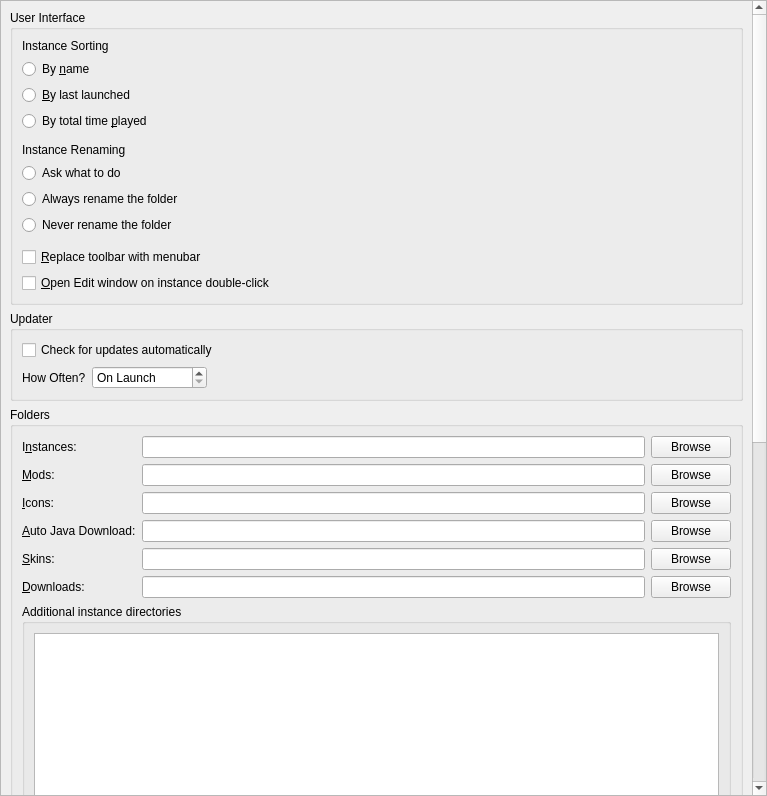
<?xml version="1.0" encoding="UTF-8"?>
<ui version="4.0">
 <class>LauncherPage</class>
 <widget class="QWidget" name="LauncherPage">
  <property name="geometry">
   <rect>
    <x>0</x>
    <y>0</y>
    <width>767</width>
    <height>796</height>
   </rect>
  </property>
  <property name="sizePolicy">
   <sizepolicy hsizetype="MinimumExpanding" vsizetype="MinimumExpanding">
    <horstretch>0</horstretch>
    <verstretch>0</verstretch>
   </sizepolicy>
  </property>
  <layout class="QVBoxLayout" name="verticalLayout">
   <property name="leftMargin">
    <number>0</number>
   </property>
   <property name="topMargin">
    <number>0</number>
   </property>
   <property name="rightMargin">
    <number>0</number>
   </property>
   <property name="bottomMargin">
    <number>0</number>
   </property>
   <item>
    <widget class="QScrollArea" name="scrollArea">
     <property name="horizontalScrollBarPolicy">
      <enum>Qt::ScrollBarPolicy::ScrollBarAsNeeded</enum>
     </property>
     <property name="widgetResizable">
      <bool>true</bool>
     </property>
     <widget class="QWidget" name="scrollAreaWidgetContents">
      <property name="geometry">
       <rect>
        <x>0</x>
        <y>0</y>
        <width>753</width>
        <height>1138</height>
       </rect>
      </property>
      <layout class="QVBoxLayout" name="verticalLayout_8">
       <item>
        <widget class="QGroupBox" name="userInterfaceBox">
         <property name="enabled">
          <bool>true</bool>
         </property>
         <property name="title">
          <string>User Interface</string>
         </property>
         <layout class="QVBoxLayout" name="verticalLayout_2">
          <item>
           <widget class="QLabel" name="instanceSortingLabel">
            <property name="text">
             <string>Instance Sorting</string>
            </property>
           </widget>
          </item>
          <item>
           <widget class="QRadioButton" name="sortByNameBtn">
            <property name="text">
             <string>By &amp;name</string>
            </property>
            <attribute name="buttonGroup">
             <string notr="true">sortingModeGroup</string>
            </attribute>
           </widget>
          </item>
          <item>
           <widget class="QRadioButton" name="sortLastLaunchedBtn">
            <property name="text">
             <string>&amp;By last launched</string>
            </property>
            <attribute name="buttonGroup">
             <string notr="true">sortingModeGroup</string>
            </attribute>
           </widget>
          </item>
          <item>
           <widget class="QRadioButton" name="sortByPlaytimeBtn">
            <property name="text">
             <string>By total time &amp;played</string>
            </property>
            <attribute name="buttonGroup">
             <string notr="true">sortingModeGroup</string>
            </attribute>
           </widget>
          </item>
          <item>
           <spacer name="verticalSpacer">
            <property name="orientation">
             <enum>Qt::Orientation::Vertical</enum>
            </property>
            <property name="sizeType">
             <enum>QSizePolicy::Policy::Fixed</enum>
            </property>
            <property name="sizeHint" stdset="0">
             <size>
              <width>0</width>
              <height>6</height>
             </size>
            </property>
           </spacer>
          </item>
          <item>
           <widget class="QLabel" name="renamingBehaviorLabel">
            <property name="text">
             <string>Instance Renaming</string>
            </property>
           </widget>
          </item>
          <item>
           <widget class="QRadioButton" name="askToRenameDirBtn">
            <property name="text">
             <string>Ask what to do</string>
            </property>
            <attribute name="buttonGroup">
             <string notr="true">renamingBehaviorGroup</string>
            </attribute>
           </widget>
          </item>
          <item>
           <widget class="QRadioButton" name="alwaysRenameDirBtn">
            <property name="text">
             <string>Always rename the folder</string>
            </property>
            <attribute name="buttonGroup">
             <string notr="true">renamingBehaviorGroup</string>
            </attribute>
           </widget>
          </item>
          <item>
           <widget class="QRadioButton" name="neverRenameDirBtn">
            <property name="text">
             <string>Never rename the folder</string>
            </property>
            <attribute name="buttonGroup">
             <string notr="true">renamingBehaviorGroup</string>
            </attribute>
           </widget>
          </item>
          <item>
           <spacer name="verticalSpacer_2">
            <property name="orientation">
             <enum>Qt::Orientation::Vertical</enum>
            </property>
            <property name="sizeType">
             <enum>QSizePolicy::Policy::Fixed</enum>
            </property>
            <property name="sizeHint" stdset="0">
             <size>
              <width>0</width>
              <height>6</height>
             </size>
            </property>
           </spacer>
          </item>
          <item>
           <widget class="QCheckBox" name="preferMenuBarCheckBox">
            <property name="toolTip">
             <string>The menubar is more friendly for keyboard-driven interaction.</string>
            </property>
            <property name="text">
             <string>&amp;Replace toolbar with menubar</string>
            </property>
           </widget>
          </item>
          <item>
           <widget class="QCheckBox" name="editInstanceOnDoubleClick">
            <property name="toolTip">
             <string>Opens the edit instance window on double-clicking an instance instead of running the instance.</string>
            </property>
            <property name="text">
             <string>&amp;Open Edit window on instance double-click</string>
            </property>
           </widget>
          </item>
         </layout>
        </widget>
       </item>
       <item>
        <widget class="QGroupBox" name="updateSettingsBox">
         <property name="title">
          <string>Updater</string>
         </property>
         <layout class="QGridLayout" name="gridLayout_2">
          <item row="1" column="0">
           <layout class="QHBoxLayout" name="horizontalLayout_2">
            <item>
             <widget class="QLabel" name="updateIntervalLabel">
              <property name="text">
               <string>How Often?</string>
              </property>
             </widget>
            </item>
            <item>
             <widget class="QSpinBox" name="updateIntervalSpinBox">
              <property name="sizePolicy">
               <sizepolicy hsizetype="Maximum" vsizetype="Fixed">
                <horstretch>0</horstretch>
                <verstretch>0</verstretch>
               </sizepolicy>
              </property>
              <property name="toolTip">
               <string>Set to 0 to only check on launch</string>
              </property>
              <property name="specialValueText">
               <string>On Launch</string>
              </property>
              <property name="suffix">
               <string> hours</string>
              </property>
              <property name="prefix">
               <string>Every </string>
              </property>
              <property name="minimum">
               <number>0</number>
              </property>
              <property name="maximum">
               <number>168</number>
              </property>
             </widget>
            </item>
            <item>
             <spacer name="horizontalSpacer">
              <property name="orientation">
               <enum>Qt::Orientation::Horizontal</enum>
              </property>
              <property name="sizeHint" stdset="0">
               <size>
                <width>0</width>
                <height>0</height>
               </size>
              </property>
             </spacer>
            </item>
           </layout>
          </item>
          <item row="0" column="0" colspan="2">
           <widget class="QCheckBox" name="autoUpdateCheckBox">
            <property name="text">
             <string>Check for updates automatically</string>
            </property>
           </widget>
          </item>
         </layout>
        </widget>
       </item>
       <item>
        <widget class="QGroupBox" name="foldersBox">
         <property name="title">
          <string>Folders</string>
         </property>
         <layout class="QGridLayout" name="gridLayout">
          <item row="4" column="1">
           <widget class="QLineEdit" name="skinsDirTextBox"/>
          </item>
          <item row="4" column="2">
           <widget class="QPushButton" name="skinsDirBrowseBtn">
            <property name="text">
             <string>Browse</string>
            </property>
           </widget>
          </item>
          <item row="3" column="0">
           <widget class="QLabel" name="labelJavaDir">
            <property name="toolTip">
             <string>Folder where Meowncher stores automatically downloaded Java versions. Do NOT set this to your system Java installation.</string>
            </property>
            <property name="text">
             <string>&amp;Auto Java Download:</string>
            </property>
            <property name="buddy">
             <cstring>javaDirTextBox</cstring>
            </property>
           </widget>
          </item>
          <item row="2" column="2">
           <widget class="QPushButton" name="iconsDirBrowseBtn">
            <property name="text">
             <string>Browse</string>
            </property>
           </widget>
          </item>
          <item row="4" column="0">
           <widget class="QLabel" name="labelSkinsDir">
            <property name="text">
             <string>&amp;Skins:</string>
            </property>
            <property name="buddy">
             <cstring>skinsDirTextBox</cstring>
            </property>
           </widget>
          </item>
          <item row="1" column="0">
           <widget class="QLabel" name="labelModsDir">
            <property name="text">
             <string>&amp;Mods:</string>
            </property>
            <property name="buddy">
             <cstring>modsDirTextBox</cstring>
            </property>
           </widget>
          </item>
          <item row="3" column="2">
           <widget class="QPushButton" name="javaDirBrowseBtn">
            <property name="text">
             <string>Browse</string>
            </property>
           </widget>
          </item>
          <item row="5" column="0">
           <widget class="QLabel" name="labelDownloadsDir">
            <property name="text">
             <string>&amp;Downloads:</string>
            </property>
            <property name="buddy">
             <cstring>downloadsDirTextBox</cstring>
            </property>
           </widget>
          </item>
          <item row="5" column="1">
           <widget class="QLineEdit" name="downloadsDirTextBox"/>
          </item>
          <item row="1" column="1">
           <widget class="QLineEdit" name="modsDirTextBox"/>
          </item>
          <item row="0" column="0">
           <widget class="QLabel" name="labelInstDir">
            <property name="text">
             <string>I&amp;nstances:</string>
            </property>
            <property name="buddy">
             <cstring>instDirTextBox</cstring>
            </property>
           </widget>
          </item>
          <item row="0" column="2">
           <widget class="QPushButton" name="instDirBrowseBtn">
            <property name="text">
             <string>Browse</string>
            </property>
           </widget>
          </item>
          <item row="5" column="2">
           <widget class="QPushButton" name="downloadsDirBrowseBtn">
            <property name="text">
             <string>Browse</string>
            </property>
           </widget>
          </item>
          <item row="6" column="0" colspan="3">
           <widget class="QGroupBox" name="additionalInstDirsGroupBox">
            <property name="title">
             <string>Additional instance directories</string>
            </property>
            <layout class="QVBoxLayout" name="additionalInstDirsLayout">
             <item>
              <widget class="QListWidget" name="additionalInstDirsList"/>
             </item>
             <item>
              <layout class="QHBoxLayout" name="additionalInstDirsBtnLayout">
               <item>
                <widget class="QPushButton" name="addInstDirBtn">
                 <property name="text">
                  <string>Add</string>
                 </property>
                </widget>
               </item>
               <item>
                <widget class="QPushButton" name="removeInstDirBtn">
                 <property name="text">
                  <string>Remove</string>
                 </property>
                </widget>
               </item>
               <item>
                <spacer name="additionalInstDirsSpacer">
                 <property name="orientation">
                  <enum>Qt::Orientation::Horizontal</enum>
                 </property>
                </spacer>
               </item>
              </layout>
             </item>
            </layout>
           </widget>
          </item>
          <item row="0" column="1">
           <widget class="QLineEdit" name="instDirTextBox"/>
          </item>
          <item row="1" column="2">
           <widget class="QPushButton" name="modsDirBrowseBtn">
            <property name="text">
             <string>Browse</string>
            </property>
           </widget>
          </item>
          <item row="3" column="1">
           <widget class="QLineEdit" name="javaDirTextBox"/>
          </item>
          <item row="2" column="1">
           <widget class="QLineEdit" name="iconsDirTextBox"/>
          </item>
          <item row="2" column="0">
           <widget class="QLabel" name="labelIconsDir">
            <property name="text">
             <string>&amp;Icons:</string>
            </property>
            <property name="buddy">
             <cstring>iconsDirTextBox</cstring>
            </property>
           </widget>
          </item>
         </layout>
        </widget>
       </item>
       <item>
        <widget class="QGroupBox" name="modsBox">
         <property name="title">
          <string>Mods and Modpacks</string>
         </property>
         <layout class="QVBoxLayout" name="verticalLayout_4">
          <item>
           <widget class="QCheckBox" name="downloadsDirWatchRecursiveCheckBox">
            <property name="toolTip">
             <string>When enabled, in addition to the downloads folder, its sub folders will also be searched when looking for resources (e.g. when looking for blocked mods on CurseForge).</string>
            </property>
            <property name="text">
             <string>Check &amp;subfolders for blocked mods</string>
            </property>
           </widget>
          </item>
          <item>
           <widget class="QCheckBox" name="downloadsDirMoveCheckBox">
            <property name="toolTip">
             <string>When enabled, it will move blocked resources instead of copying them.</string>
            </property>
            <property name="text">
             <string>Move blocked mods instead of copying them</string>
            </property>
           </widget>
          </item>
          <item>
           <widget class="QCheckBox" name="metadataEnableBtn">
            <property name="toolTip">
             <string>Store version information provided by mod providers (like Modrinth or CurseForge) for mods.</string>
            </property>
            <property name="text">
             <string>Keep track of mod metadata</string>
            </property>
           </widget>
          </item>
          <item>
           <widget class="QLabel" name="metadataWarningLabel">
            <property name="text">
             <string>&lt;html&gt;&lt;head/&gt;&lt;body&gt;&lt;p&gt;&lt;span style=&quot; font-weight:600; color:#f5c211;&quot;&gt;Warning&lt;/span&gt;&lt;span style=&quot; color:#f5c211;&quot;&gt;: Disabling mod metadata may also disable some QoL features, such as mod updating!&lt;/span&gt;&lt;/p&gt;&lt;/body&gt;&lt;/html&gt;</string>
            </property>
            <property name="wordWrap">
             <bool>true</bool>
            </property>
           </widget>
          </item>
          <item>
           <widget class="QCheckBox" name="dependenciesEnableBtn">
            <property name="toolTip">
             <string>Automatically detect, install, and update mod dependencies.</string>
            </property>
            <property name="text">
             <string>Install dependencies automatically</string>
            </property>
           </widget>
          </item>
          <item>
           <widget class="QCheckBox" name="showModIncompatCheckBox">
            <property name="toolTip">
             <string>Currently this just shows mods which are not marked as compatible with the current Minecraft version.</string>
            </property>
            <property name="text">
             <string>Detect and show mod incompatibilities (experimental)</string>
            </property>
           </widget>
          </item>
          <item>
           <widget class="QCheckBox" name="modpackUpdatePromptBtn">
            <property name="toolTip">
             <string>When creating a new modpack instance, suggest updating an existing instance instead.</string>
            </property>
            <property name="text">
             <string>Suggest to update an existing instance during modpack installation</string>
            </property>
           </widget>
          </item>
         </layout>
        </widget>
       </item>
       <item>
        <widget class="QGroupBox" name="instanceBox">
         <property name="title">
          <string>Instance Creation</string>
         </property>
         <layout class="QVBoxLayout" name="verticalLayout_3">
          <item>
           <widget class="QCheckBox" name="downloadGameFilesBtn">
            <property name="toolTip">
             <string>Downloads required game files while creating the instance. Disable this to skip the initial download and fetch files when the instance is launched instead.</string>
            </property>
            <property name="text">
             <string>Download game files during instance creation</string>
            </property>
           </widget>
          </item>
         </layout>
        </widget>
       </item>
       <item>
        <widget class="QGroupBox" name="groupBox_2">
         <property name="title">
          <string>Console</string>
         </property>
         <layout class="QFormLayout" name="formLayout">
          <property name="labelAlignment">
           <set>Qt::AlignmentFlag::AlignLeading|Qt::AlignmentFlag::AlignLeft|Qt::AlignmentFlag::AlignVCenter</set>
          </property>
          <item row="0" column="0">
           <widget class="QLabel" name="lineLimitLabel">
            <property name="sizePolicy">
             <sizepolicy hsizetype="Maximum" vsizetype="Preferred">
              <horstretch>0</horstretch>
              <verstretch>0</verstretch>
             </sizepolicy>
            </property>
            <property name="text">
             <string>Log History &amp;Limit:</string>
            </property>
            <property name="buddy">
             <cstring>lineLimitSpinBox</cstring>
            </property>
           </widget>
          </item>
          <item row="0" column="1">
           <widget class="QSpinBox" name="lineLimitSpinBox">
            <property name="sizePolicy">
             <sizepolicy hsizetype="Maximum" vsizetype="Fixed">
              <horstretch>0</horstretch>
              <verstretch>0</verstretch>
             </sizepolicy>
            </property>
            <property name="suffix">
             <string> lines</string>
            </property>
            <property name="minimum">
             <number>10000</number>
            </property>
            <property name="maximum">
             <number>1000000</number>
            </property>
            <property name="singleStep">
             <number>10000</number>
            </property>
            <property name="value">
             <number>100000</number>
            </property>
           </widget>
          </item>
          <item row="1" column="0" colspan="2">
           <widget class="QCheckBox" name="checkStopLogging">
            <property name="text">
             <string>&amp;Stop logging when log overflows</string>
            </property>
           </widget>
          </item>
         </layout>
        </widget>
       </item>
       <item>
        <widget class="QGroupBox" name="tasksBox">
         <property name="title">
          <string>Tasks</string>
         </property>
         <layout class="QGridLayout" name="gridLayout_3">
          <item row="2" column="1">
           <widget class="QSpinBox" name="numberOfManualRetriesSpinBox">
            <property name="sizePolicy">
             <sizepolicy hsizetype="Maximum" vsizetype="Fixed">
              <horstretch>0</horstretch>
              <verstretch>0</verstretch>
             </sizepolicy>
            </property>
            <property name="minimumSize">
             <size>
              <width>60</width>
              <height>0</height>
             </size>
            </property>
            <property name="minimum">
             <number>0</number>
            </property>
           </widget>
          </item>
          <item row="1" column="1">
           <widget class="QSpinBox" name="numberOfConcurrentDownloadsSpinBox">
            <property name="sizePolicy">
             <sizepolicy hsizetype="Maximum" vsizetype="Fixed">
              <horstretch>0</horstretch>
              <verstretch>0</verstretch>
             </sizepolicy>
            </property>
            <property name="minimumSize">
             <size>
              <width>60</width>
              <height>0</height>
             </size>
            </property>
            <property name="minimum">
             <number>1</number>
            </property>
           </widget>
          </item>
          <item row="3" column="1">
           <widget class="QSpinBox" name="timeoutSecondsSpinBox">
            <property name="sizePolicy">
             <sizepolicy hsizetype="Maximum" vsizetype="Fixed">
              <horstretch>0</horstretch>
              <verstretch>0</verstretch>
             </sizepolicy>
            </property>
            <property name="minimumSize">
             <size>
              <width>60</width>
              <height>0</height>
             </size>
            </property>
            <property name="suffix">
             <string>s</string>
            </property>
           </widget>
          </item>
          <item row="2" column="0">
           <widget class="QLabel" name="numberOfManualRetriesLabel">
            <property name="text">
             <string>Retry Limit:</string>
            </property>
           </widget>
          </item>
          <item row="1" column="0">
           <widget class="QLabel" name="numberOfConcurrentDownloadsLabel">
            <property name="text">
             <string>Concurrent Download Limit:</string>
            </property>
           </widget>
          </item>
          <item row="3" column="0">
           <widget class="QLabel" name="timeoutSecondsLabel">
            <property name="toolTip">
             <string>Seconds to wait until the requests are terminated</string>
            </property>
            <property name="text">
             <string>HTTP Timeout:</string>
            </property>
           </widget>
          </item>
          <item row="0" column="1">
           <widget class="QSpinBox" name="numberOfConcurrentTasksSpinBox">
            <property name="sizePolicy">
             <sizepolicy hsizetype="Maximum" vsizetype="Fixed">
              <horstretch>0</horstretch>
              <verstretch>0</verstretch>
             </sizepolicy>
            </property>
            <property name="minimumSize">
             <size>
              <width>60</width>
              <height>0</height>
             </size>
            </property>
            <property name="minimum">
             <number>1</number>
            </property>
           </widget>
          </item>
          <item row="0" column="0">
           <widget class="QLabel" name="numberOfConcurrentTasksLabel">
            <property name="text">
             <string>Concurrent Task Limit:</string>
            </property>
           </widget>
          </item>
          <item row="0" column="2">
           <spacer name="horizontalSpacer_2">
            <property name="orientation">
             <enum>Qt::Orientation::Horizontal</enum>
            </property>
            <property name="sizeHint" stdset="0">
             <size>
              <width>0</width>
              <height>0</height>
             </size>
            </property>
           </spacer>
          </item>
         </layout>
        </widget>
       </item>
       <item>
        <spacer name="verticalSpacer_FeaturesTab">
         <property name="orientation">
          <enum>Qt::Orientation::Vertical</enum>
         </property>
         <property name="sizeHint" stdset="0">
          <size>
           <width>0</width>
           <height>0</height>
          </size>
         </property>
        </spacer>
       </item>
      </layout>
     </widget>
    </widget>
   </item>
  </layout>
 </widget>
 <tabstops>
  <tabstop>scrollArea</tabstop>
  <tabstop>sortByNameBtn</tabstop>
  <tabstop>sortLastLaunchedBtn</tabstop>
  <tabstop>sortByPlaytimeBtn</tabstop>
  <tabstop>askToRenameDirBtn</tabstop>
  <tabstop>alwaysRenameDirBtn</tabstop>
  <tabstop>neverRenameDirBtn</tabstop>
  <tabstop>preferMenuBarCheckBox</tabstop>
  <tabstop>editInstanceOnDoubleClick</tabstop>
  <tabstop>autoUpdateCheckBox</tabstop>
  <tabstop>updateIntervalSpinBox</tabstop>
  <tabstop>instDirTextBox</tabstop>
  <tabstop>instDirBrowseBtn</tabstop>
  <tabstop>modsDirTextBox</tabstop>
  <tabstop>modsDirBrowseBtn</tabstop>
  <tabstop>iconsDirTextBox</tabstop>
  <tabstop>iconsDirBrowseBtn</tabstop>
  <tabstop>javaDirTextBox</tabstop>
  <tabstop>javaDirBrowseBtn</tabstop>
  <tabstop>skinsDirTextBox</tabstop>
  <tabstop>skinsDirBrowseBtn</tabstop>
  <tabstop>downloadsDirTextBox</tabstop>
  <tabstop>downloadsDirBrowseBtn</tabstop>
  <tabstop>additionalInstDirsList</tabstop>
  <tabstop>addInstDirBtn</tabstop>
  <tabstop>removeInstDirBtn</tabstop>
  <tabstop>downloadsDirWatchRecursiveCheckBox</tabstop>
  <tabstop>downloadsDirMoveCheckBox</tabstop>
  <tabstop>metadataEnableBtn</tabstop>
  <tabstop>dependenciesEnableBtn</tabstop>
  <tabstop>showModIncompatCheckBox</tabstop>
  <tabstop>modpackUpdatePromptBtn</tabstop>
  <tabstop>downloadGameFilesBtn</tabstop>
  <tabstop>lineLimitSpinBox</tabstop>
  <tabstop>checkStopLogging</tabstop>
  <tabstop>numberOfConcurrentTasksSpinBox</tabstop>
  <tabstop>numberOfConcurrentDownloadsSpinBox</tabstop>
  <tabstop>numberOfManualRetriesSpinBox</tabstop>
  <tabstop>timeoutSecondsSpinBox</tabstop>
 </tabstops>
 <resources/>
 <connections/>
 <buttongroups>
  <buttongroup name="renamingBehaviorGroup"/>
  <buttongroup name="sortingModeGroup"/>
 </buttongroups>
</ui>
